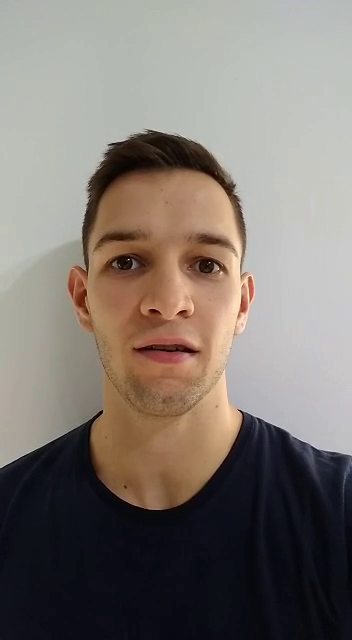
#> input picture frame 37 of video.mp4, 352 x 640 px
$ python video_detection.py
#> lines starting #> are read from the running program, lines starting #| are printed output that depends on the picture; after the words box and inside, x2 and y2 are one past the last pixel; in counts of white or black regions, pixels touching at a corner belong together
import cv2


# Loads image variables and indicates the name of the popup screen
video_path = "video.mp4"
title = "Detected Objects in {}".format(video_path)
original_video = cv2.VideoCapture(video_path)
keep_open = True

while keep_open:
     # Returns a boolean if the video read is successfull, and quits if it is not
    auxiliar, frame = original_video.read()
#> frame is the input picture: shape (640, 352, 3); mean B, G, R 113.4, 119.6, 127.7
    if not auxiliar:
        print("No frame can be read from the video")
        break

    # Create a screen with the given title and automatic size
    cv2.namedWindow(title, cv2.WINDOW_NORMAL)

    # Transforms the image to grayscale to improve the match
    gray_frame = cv2.cvtColor(frame, cv2.COLOR_RGB2GRAY)
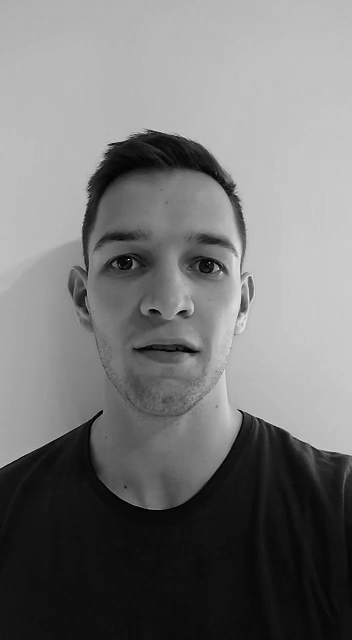
#> gray_frame: shape (640, 352); min 0, max 233, mean 118.7

    # Load the Haar Cascade classifier that has positive and negative images of the object to be detected
    haar_cascade_classifier_eye = cv2.CascadeClassifier(f"{cv2.data.haarcascades}haarcascade_eye.xml")
    haar_cascade_classifier_face = cv2.CascadeClassifier(f"{cv2.data.haarcascades}haarcascade_frontalface_default.xml")

    # Generates a list that contains within a list for each element detected according to the Haar cascade classifier
    # Each list has 4 parameters: position in x, position in y, width and height of the detected element.
    detected_eye = haar_cascade_classifier_eye.detectMultiScale(gray_frame, minSize = (55, 55), maxSize = (150, 150))
#> detected_eye = [[93, 229, 67, 67], [169, 231, 67, 67]]
    detected_face = haar_cascade_classifier_face.detectMultiScale(gray_frame, minSize = (260, 260), maxSize = (450, 450))
#> detected_face = [[34, 158, 268, 268]]

    # Draw a rectangle on each detected element
    if (len(detected_eye) > 0) or (len(detected_face) > 0):
        for variable in detected_eye, detected_face:
            for (x, y, width, height) in variable:
                # Rectangle parameters: image, start coordinates, end coordinates, color, thickness
                cv2.rectangle(frame, (x, y), (x + height, y + width), (0, 255, 0), 1)
#> this loop made 2 passes
#> variable on passes 1 to 2: [[93, 229, 67, 67], [169, 231, 67, 67]], [[34, 158, 268, 268]]
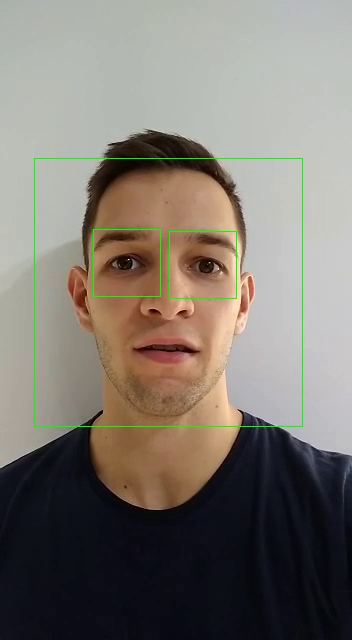
#> frame: shape (640, 352, 3); 0.71% of pixels changed, all inside (x1, y1, x2, y2) = (34, 158, 303, 427)

    # Show the image
    cv2.imshow(title, frame)

    # Quit if any key is pressed
    if cv2.waitKey(1) & 0xFF != 255:
#> (key Esc is pressed here)
        keep_open = False

original_video.release()
cv2.destroyAllWindows()

$ run again, starting later in the video
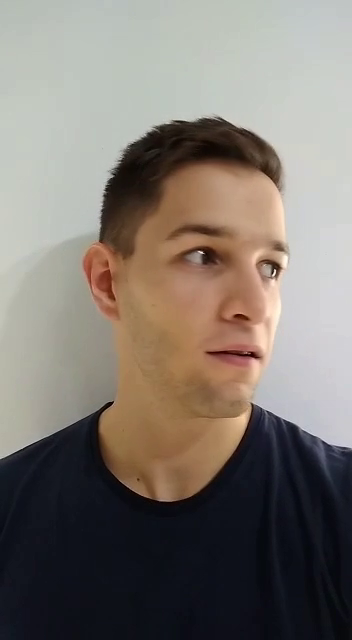
#> input picture frame 167 of video.mp4, 352 x 640 px
#> frame is the input picture: shape (640, 352, 3); mean B, G, R 112.4, 119.5, 127.1
#> `gray_frame = cv2.cvtColor(frame, cv2.COLOR_RGB2GRAY)`:
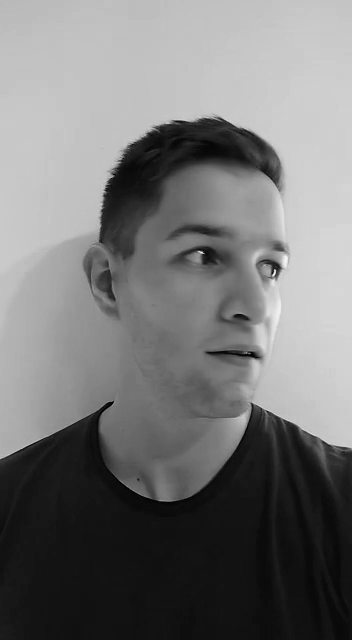
#> gray_frame: shape (640, 352); min 1, max 246, mean 118.2
#> detected_eye = [[165, 219, 71, 71], [210, 286, 61, 61], [234, 232, 65, 65]]
#> detected_face = [[63, 157, 264, 264]]
#> the loop `for variable in detected_eye, detected_face:` made 2 passes
#> variable on passes 1 to 2: [[165, 219, 71, 71], [210, 286, 61, 61], [234, 232, 65, 65]], [[63, 157, 264, 264]]
#> after the loop `for variable in detected_eye, detected_face:`:
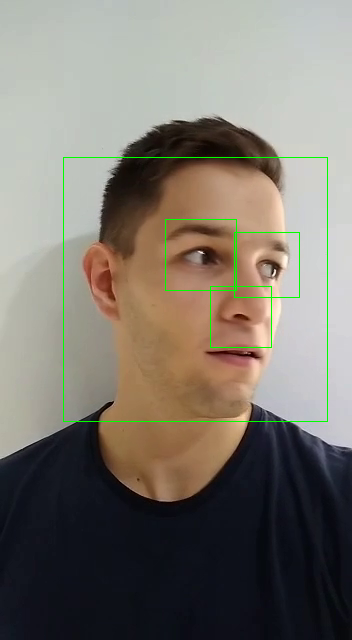
#> frame: shape (640, 352, 3); 0.82% of pixels changed, all inside (x1, y1, x2, y2) = (63, 157, 328, 422)

$ run again, starting later in the video
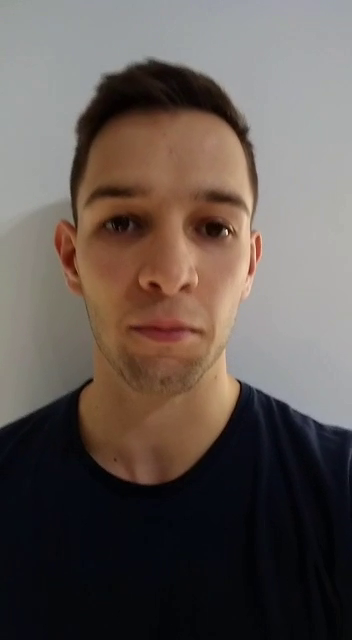
#> input picture frame 297 of video.mp4, 352 x 640 px
#> frame is the input picture: shape (640, 352, 3); mean B, G, R 82.9, 88.2, 98.6
#> `gray_frame = cv2.cvtColor(frame, cv2.COLOR_RGB2GRAY)`:
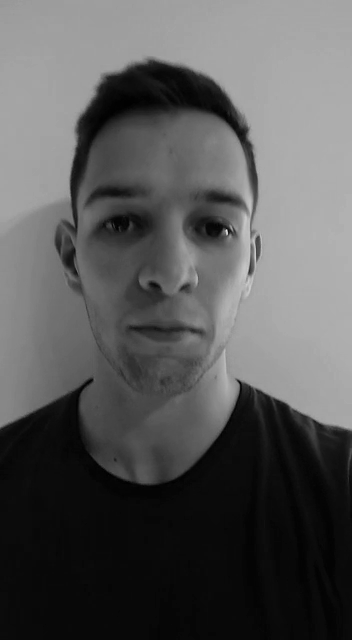
#> gray_frame: shape (640, 352); min 0, max 239, mean 87.9
#> detected_eye = [[86, 188, 72, 72], [172, 192, 72, 72]]
#> detected_face = [[30, 117, 284, 284]]
#> the loop `for variable in detected_eye, detected_face:` made 2 passes
#> variable on passes 1 to 2: [[86, 188, 72, 72], [172, 192, 72, 72]], [[30, 117, 284, 284]]
#> after the loop `for variable in detected_eye, detected_face:`:
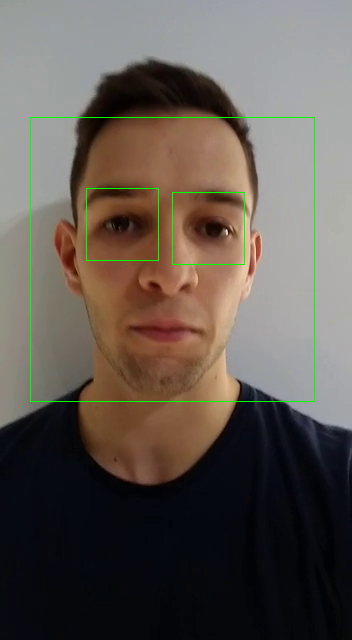
#> frame: shape (640, 352, 3); 0.76% of pixels changed, all inside (x1, y1, x2, y2) = (30, 117, 315, 402)
